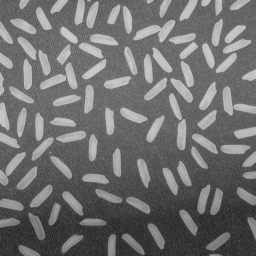
%> input picture 11-02-quyushengzhang/rice.png, 256 x 256 px
$ octave --eval "qyssz;"   (GNU Octave 9; MATLAB toolbox functions it lacks are replaced by stand-ins)
%> lines starting %> are read from the running program, lines starting %| are printed output that depends on the picture
% Segment based on area, Region Growing;
function qyssz()
[fileName,pathName] = uigetfile('*.*','Please select an image');%文件筐，选择文件
%> the answer given: rice.png
if(fileName)
    fileName = strcat(pathName,fileName);
    fileName = lower(fileName);%一致的小写字母形式
else
    J = 0;%记录区域生长所分割得到的区域
    msgbox('Please select an image');
    return; %退出程序
end

I = imread(fileName);
%> I is the input picture: size 256x256 uint8; min 40, max 204, mean 111.2
if( ~( size(I,3)-3 ))
    I = rgb2gray(I);%转化为单通道灰度图
end
I = im2double(I); %图像灰度值归一化到[0,1]之间
%> I: size 256x256 double
Ireshape = imresize(I,[600,800]);
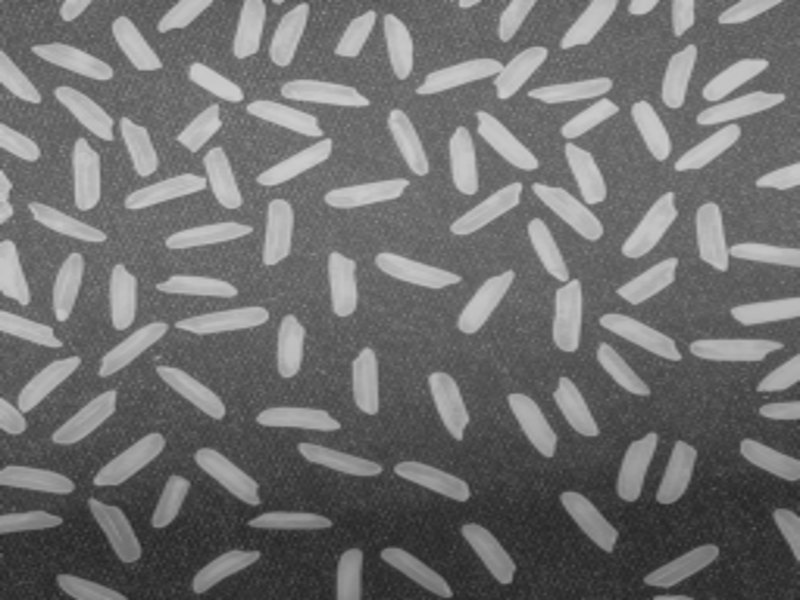
%> Ireshape: size 600x800 double; min 0.146, max 0.814, mean 0.436
I = Ireshape(51:475,200:699);
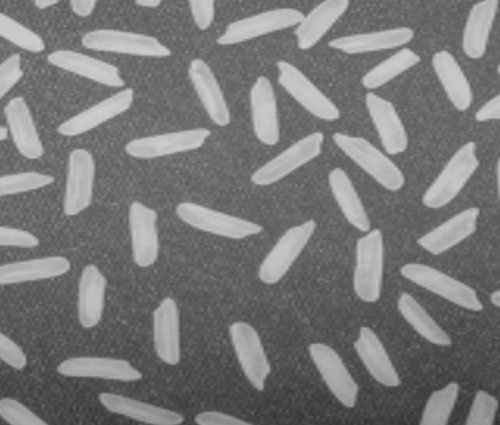
%> I: size 425x500 double; min 0.189, max 0.814, mean 0.475
gausFilter = fspecial('gaussian',[5 5],0.5);
I = imfilter(I,gausFilter,'replicate');

%种子点的交互式选择
if( exist('x','var') == 0 && exist('y','var') == 0)
    subplot(2,2,1),imshow(I,[]);
    hold on;
%> (the run ends here)
